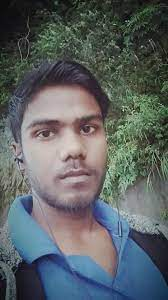
#> input picture Joy of computing by using python/Weak08/prectice/image_processing/image_enhancement/aman_img.jpg, 168 x 300 px
$ python main.py
#> lines starting #> are read from the running program, lines starting #| are printed output that depends on the picture
# in this segment will show how we can enhance our image

import cv2 as cv

# read image by using cv2 in program
img = cv.imread("aman_img.jpg")  # read color in the form form of bgr.
#> img is the input picture: shape (300, 168, 3); mean B, G, R 100.6, 98.9, 92.3
# print(img)

# will applay clahe concept here
# create object for clahe
clahe = cv.createCLAHE()  # initialized clahe object.

# since clahe work on gray color img.
gray_img = cv.cvtColor(img, cv.COLOR_BGR2GRAY) # converted img into gray format
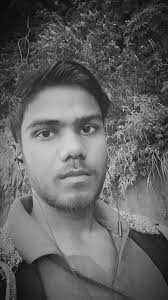
#> gray_img: shape (300, 168); min 1, max 227, mean 97.1
cv.imwrite("gray_color.png", gray_img)  # cmd to save img in the local storage.

# apply enhancement by using clahe concept
enhance_img = clahe.apply(gray_img)
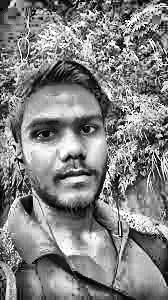
#> enhance_img: shape (300, 168); min 0, max 255, mean 130.1

# save enhance_img into local storage.
cv.imwrite("enhanced_img.png", enhance_img)

print("done with enhancement of img")
